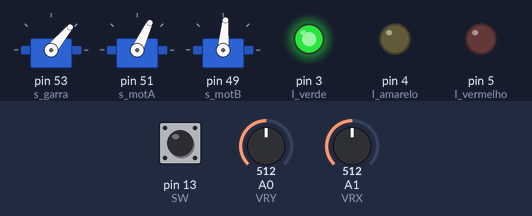
The sketch below on a simulated Arduino Mega 2560, built with avr-gcc and run on an emulated ATmega2560. Shown: 3 × servo, output pins drawn as LEDs (lit = HIGH). The inputs (shaded band) are chosen by the test bench; at power-on: A0 (VRY) = 512, A1 (VRX) = 512, pin 13 (SW) HIGH.

Above: at 1.2 s.
1.3 s: A0 (VRY) set to 716
At 2.1 s:
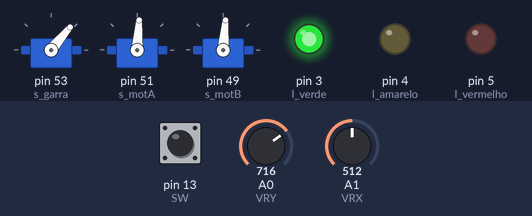
2.8 s: A1 (VRX) set to 716
At 4.0 s:
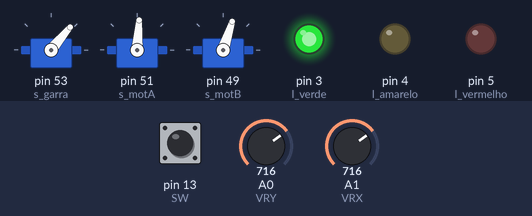
4.3 s: pin 13 (SW) pulled LOW for 0.15 s
At 4.41 s:
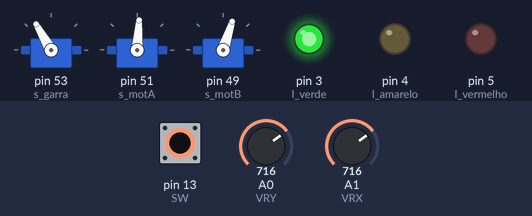
5.9 s: A0 (VRY) set to 540
At 6.2 s:
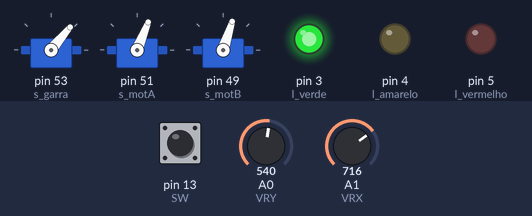
7.4 s: A1 (VRX) set to 900
At 8.3 s:
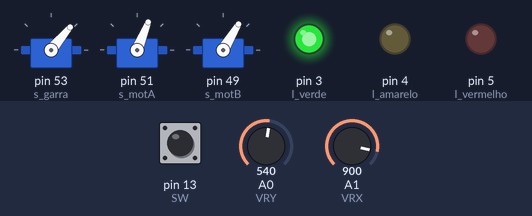
8.9 s: pin 13 (SW) pulled LOW for 1 s
At 9.7 s:
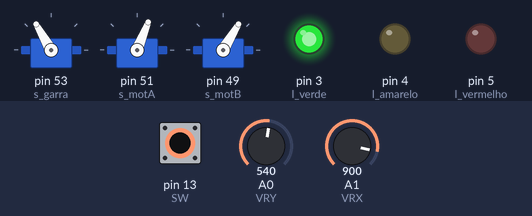
Timing chart, 0 to 11.9 s (numbered marks = the images above; inputs shaded):
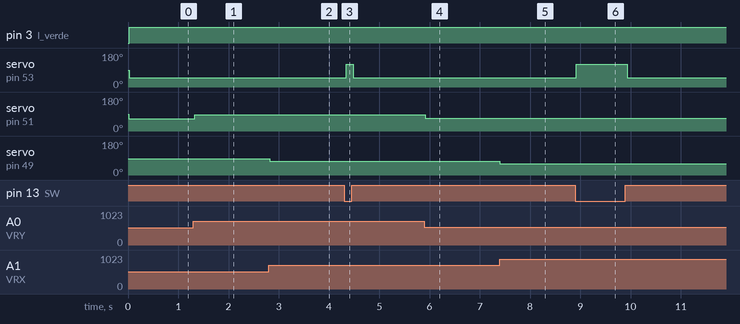

Measured:
- after the input at 1.3 s, servo on pin 51 (s_motA): 65° → 86° at once
- after the input at 2.8 s, servo on pin 49 (s_motB): 85° → 72° at once
- after the input at 4.3 s, servo on pin 53 (s_garra): 50° → 120° at once, → 50° 0.14 s later
- after the input at 5.9 s, servo on pin 51 (s_motA): 86° → 68° at once
- after the input at 7.4 s, servo on pin 49 (s_motB): 72° → 59° at once
- after the input at 8.9 s, servo on pin 53 (s_garra): 50° → 120° at once, → 50° 1.0 s later

The sketch:

3_servos.ino
```cpp
#include <Servo.h> //Inclui biblioteca para servo motor

const int s_garra = 53;                  // Pino de comandos para o servo motor
const int s_motA = 51;                  // Pino de comandos para o servo motor
const int s_motB = 49;                  // Pino de comandos para o servo motor
const int VRY = A0;                     // Pino para leitura do eixo X
const int VRX = A1;                     // Pino para leitura do eixo Y
const int SW = 13;                       // Pino para o botão do joystick

const int CLOSE = 120;                  // Limite de fechamento do servo
const int OPEN = 50;                    // Limite de abertura do servo

int leitura_vrx;                        // Variável de armazenamento do Eixo X
int leitura_vry;                        // Variável de armazenamento do Eixo Y
int leitura_sw;                         // Variável de armazenamento da leitura do botão
int posi_atual = 520;                   // Variável de referência
boolean abrir = 0;                      // Variável de sentido.
boolean fechar = 0;                     // Variável de sentido.


int l_vermelho = 5, l_amarelo = 4, l_verde = 3;

Servo s_GA;
Servo s_MA;
Servo s_MB;

void setup() {
  pinMode(l_vermelho, OUTPUT);
  pinMode(l_amarelo, OUTPUT);
  pinMode(l_verde, OUTPUT);
  pinMode(VRX, INPUT);
  pinMode(VRY, INPUT);
  pinMode(SW, INPUT_PULLUP);
  s_GA.attach(s_garra);
  s_MA.attach(s_motA);
  s_MB.attach(s_motB);
}

void loop(){
  leitura_vry = analogRead(VRY);
  leitura_vrx = analogRead(VRX);
  leitura_sw = digitalRead(SW);

  leitura_vrx = map(leitura_vrx, 0, 1023, CLOSE, OPEN);  // Converte valor do potenciometro
  s_MB.write(leitura_vrx); // Aciona servo motor, com base na leitura do eixo x
  delay(10);
  //Verificação da posição do joytick
  if (leitura_vrx >= 550) {
    abrir = 1; // Seta a flag caso o movimento do joystick indicar uma tendencia de abertura
  }
  else if (leitura_vrx <= 490) {
    fechar = 1; // Seta a flag caso o movimento do joystick indicar uma tendencia de fechamento
  }

//------------------------------------------------------------------------------------------------
  leitura_vry = map(leitura_vry, 0, 1023, 10, 120);  // Converte valor do potenciometro
  // Aciona servo motor, com base na leitura do eixo x
  s_MA.write(leitura_vry);
  delay(10);
  //Verificação da posição do joytick
  if (leitura_vry >= 550) {
    abrir = 1; // Seta a flag caso o movimento do joystick indicar uma tendencia de abertura
    digitalWrite(l_amarelo,HIGH);
  }
  else if (leitura_vry <= 490) {
    fechar = 1; // Seta a flag caso o movimento do joystick indicar uma tendencia de fechamento
    digitalWrite(l_amarelo,LOW);
  }
//------------------------------------------------------------------------------------------------

  //Leitura do botão Joystick
  if (leitura_sw == 1) {
    s_GA.write(50); // Aciona servo motor com botão
    digitalWrite(l_verde, HIGH);
  } else if (leitura_sw == 0) {
    s_GA.write(120);
  }
}
```
